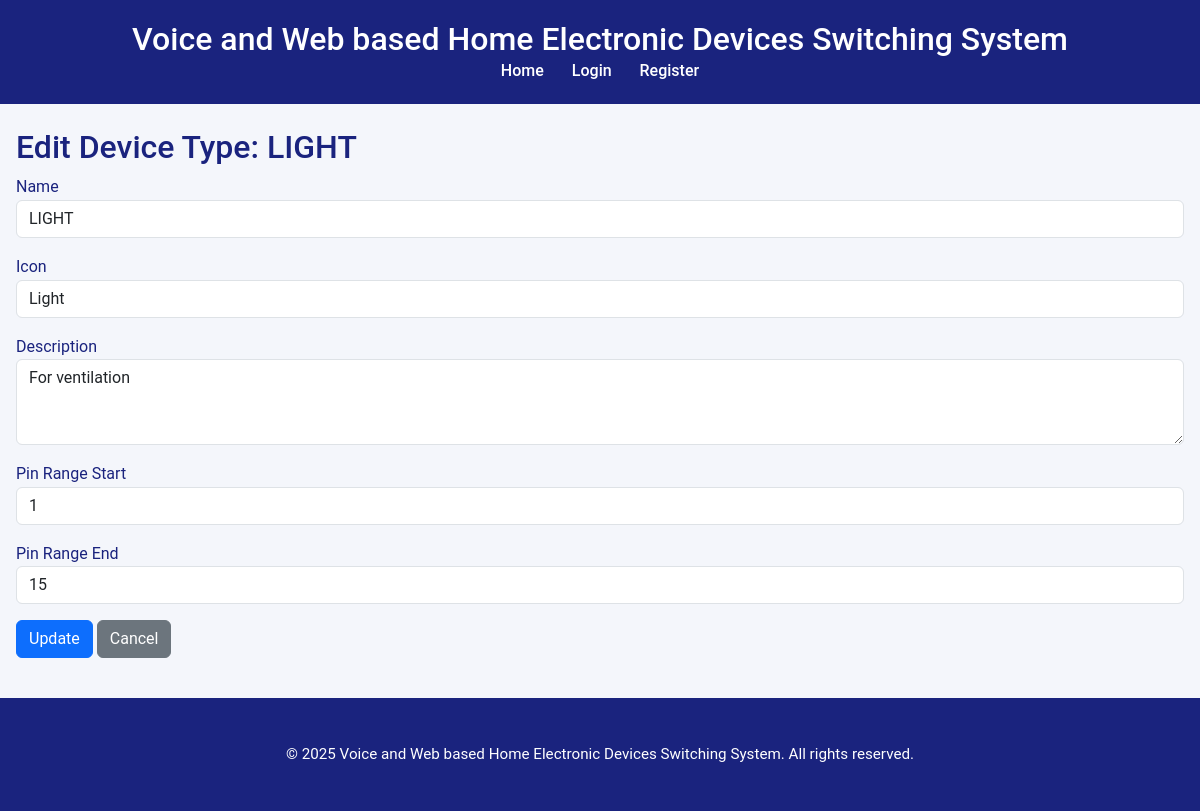
The app's page /device_types/edit/1/ with its own data.
### main/models.py (models this page shows, shortened)
class DeviceType(models.Model):
    ICON_CHOICES = [
        ('💡', 'Light'),
        ('💨', 'Fan'),
        ('🔌', 'Smart Plug'),
        ('🌡️', 'Thermostat'),
    ]
    name = models.CharField(max_length=100, unique=True)
    icon = models.CharField(max_length=5, choices=ICON_CHOICES)
    description = models.TextField(blank=True)
    is_approved = models.BooleanField(default=False)
    pin_range_start = models.PositiveIntegerField(default=0)
    pin_range_end = models.PositiveIntegerField(default=0)

### main/views.py (the view)
# urls.py: path('device_types/edit/<int:pk>/', views.edit_device_type, name='edit_device_type'),
def edit_device_type(request, pk):
    device_type = get_object_or_404(DeviceType, pk=pk)
    if request.method == 'POST':
        form = DeviceTypeForm(request.POST, instance=device_type)
        if form.is_valid():
            form.save()
            return redirect('device_types')
    else:
        form = DeviceTypeForm(instance=device_type)
    return render(request, 'edit_device_type.html', {'form': form, 'device_type': device_type})

### main/forms.py (shortened to what this page needs)
class DeviceTypeForm(forms.ModelForm):
    class Meta:
        model = DeviceType
        fields = ['name', 'icon', 'description', 'pin_range_start', 'pin_range_end']
        widgets = {
            'name': forms.TextInput(attrs={'class': 'form-control'}),
            'icon': forms.Select(attrs={'class': 'form-control'}),
            'description': forms.Textarea(attrs={'class': 'form-control', 'rows': 3}),
            'pin_range_start': forms.NumberInput(attrs={'class': 'form-control'}),
            'pin_range_end': forms.NumberInput(attrs={'class': 'form-control'}),
        }
    def __init__(self, *args, **kwargs):
        super(DeviceTypeForm, self).__init__(*args, **kwargs)
        for field in self.fields.values():
            field.required = True

### templates/edit_device_type.html (shortened to what this page needs)
{% extends 'base.html' %}
{% load static %}
{% block content %}
  <div class="edit-device-type-container">
    <h2>Edit Device Type: {{ device_type.name }}</h2>
<form method="post">
  <div class="form-group mb-3">
    <label for="{{ form.name.id_for_label }}">Name</label>
    {{ form.name }}
  </div>
  <div class="form-group mb-3">
    <label for="{{ form.icon.id_for_label }}">Icon</label>
    {{ form.icon }}
  </div>
  <div class="form-group mb-3">
    <label for="{{ form.description.id_for_label }}">Description</label>
    {{ form.description }}
  </div>
  <div class="form-group mb-3">
    <label for="{{ form.pin_range_start.id_for_label }}">Pin Range Start</label>
    {{ form.pin_range_start }}
  </div>
  <div class="form-group mb-3">
    <label for="{{ form.pin_range_end.id_for_label }}">Pin Range End</label>
    {{ form.pin_range_end }}
  </div>
  <button type="submit" class="btn btn-primary">Update</button>
  <a href="{% url 'device_types' %}" class="btn btn-secondary">Cancel</a>
</form>
  </div>
{% endblock %}

### templates/base.html (style rules this page uses)
:root { --primary-color: #007bff; --primary-hover: #0056b3; --success-green: #28a745; --success-hover: #218838; --danger-red: #dc3545; --danger-hover: #c82333; --warning-yellow: #ffca28; --card-background: #fff; --input-background: #f7fafd; --hover-bg: #e8f1fd; --border-light: #e0e4e8; --shadow-sm: 0 4px 12px rgba(0, 0, 0, 0.08); --border-radius: 8px; --transition: 0.2s ease; --font-primary: 'Roboto', 'Segoe UI', Arial, sans-serif; }
* { box-sizing: border-box; margin: 0; padding: 0; }
body { font-family: var(--font-primary); background: #f4f6fb; color: #1a237e; line-height: 1.6; }

### records on screen
DeviceType: name "LIGHT", icon "Light", description "For ventilation", pin_range_start "1", pin_range_end "15"
